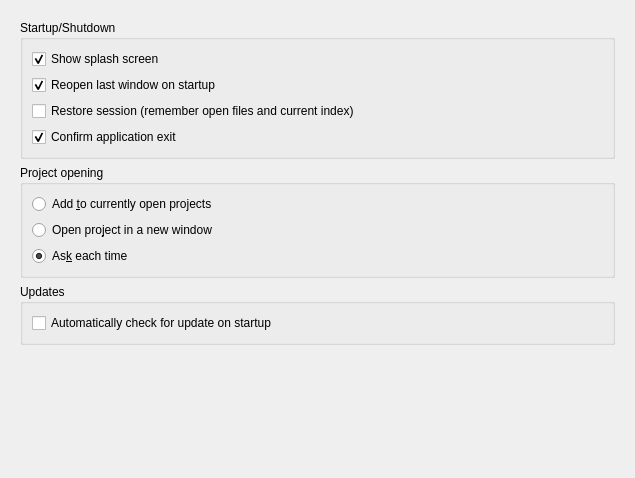
<?xml version="1.0" encoding="UTF-8"?>
<ui version="4.0">
 <class>Form</class>
 <widget class="QWidget" name="Form">
  <property name="geometry">
   <rect>
    <x>0</x>
    <y>0</y>
    <width>635</width>
    <height>478</height>
   </rect>
  </property>
  <property name="windowTitle">
   <string>Form</string>
  </property>
  <layout class="QVBoxLayout" name="verticalLayout">
   <item>
    <widget class="QScrollArea" name="scrollArea">
     <property name="frameShape">
      <enum>QFrame::NoFrame</enum>
     </property>
     <property name="widgetResizable">
      <bool>true</bool>
     </property>
     <widget class="QWidget" name="scrollAreaWidgetContents">
      <property name="geometry">
       <rect>
        <x>0</x>
        <y>0</y>
        <width>623</width>
        <height>466</height>
       </rect>
      </property>
      <layout class="QVBoxLayout" name="verticalLayout_2">
       <item>
        <widget class="QGroupBox" name="groupBox">
         <property name="title">
          <string>Startup/Shutdown</string>
         </property>
         <layout class="QVBoxLayout" name="verticalLayout_3">
          <item>
           <widget class="QCheckBox" name="cb_splashscreen">
            <property name="toolTip">
             <string>Show/Hide splashscreen on application startup.</string>
            </property>
            <property name="text">
             <string>Show splash screen</string>
            </property>
            <property name="checked">
             <bool>true</bool>
            </property>
           </widget>
          </item>
          <item>
           <widget class="QCheckBox" name="cb_reopen">
            <property name="toolTip">
             <string>Reopen most recent project automatically</string>
            </property>
            <property name="text">
             <string>Reopen last window on startup</string>
            </property>
            <property name="checked">
             <bool>true</bool>
            </property>
           </widget>
          </item>
          <item>
           <widget class="QCheckBox" name="cb_restore_session">
            <property name="toolTip">
             <string>Restore session (remember open files and current editor)</string>
            </property>
            <property name="text">
             <string>Restore session (remember open files and current index)</string>
            </property>
           </widget>
          </item>
          <item>
           <widget class="QCheckBox" name="cb_confirm_exit">
            <property name="toolTip">
             <string>Ask for confirmation before quitting the application.</string>
            </property>
            <property name="text">
             <string>Confirm application exit </string>
            </property>
            <property name="checked">
             <bool>true</bool>
            </property>
           </widget>
          </item>
         </layout>
        </widget>
       </item>
       <item>
        <widget class="QGroupBox" name="groupBox_3">
         <property name="enabled">
          <bool>true</bool>
         </property>
         <property name="title">
          <string>Project opening</string>
         </property>
         <layout class="QVBoxLayout" name="verticalLayout_5">
          <item>
           <widget class="QRadioButton" name="rb_open_proj_in_same">
            <property name="toolTip">
             <string>&lt;html&gt;&lt;head/&gt;&lt;body&gt;&lt;p&gt;Add project to the current window (add to currently open projects)&lt;/p&gt;&lt;/body&gt;&lt;/html&gt;</string>
            </property>
            <property name="text">
             <string>Add &amp;to currently open projects</string>
            </property>
           </widget>
          </item>
          <item>
           <widget class="QRadioButton" name="rb_open_proj_in_new">
            <property name="toolTip">
             <string>&lt;html&gt;&lt;head/&gt;&lt;body&gt;&lt;p&gt;Open project in a new window.&lt;/p&gt;&lt;/body&gt;&lt;/html&gt;</string>
            </property>
            <property name="text">
             <string>Open pro&amp;ject in a new window</string>
            </property>
            <property name="checked">
             <bool>false</bool>
            </property>
           </widget>
          </item>
          <item>
           <widget class="QRadioButton" name="rb_open_proj_ask">
            <property name="toolTip">
             <string>Always ask</string>
            </property>
            <property name="text">
             <string>As&amp;k each time</string>
            </property>
            <property name="checked">
             <bool>true</bool>
            </property>
           </widget>
          </item>
         </layout>
        </widget>
       </item>
       <item>
        <widget class="QGroupBox" name="groupBox_2">
         <property name="title">
          <string>Updates</string>
         </property>
         <layout class="QVBoxLayout" name="verticalLayout_4">
          <item>
           <widget class="QCheckBox" name="cb_check_for_updates">
            <property name="toolTip">
             <string>Check for updates on application startup</string>
            </property>
            <property name="text">
             <string>Automatically check for update on startup</string>
            </property>
           </widget>
          </item>
         </layout>
        </widget>
       </item>
       <item>
        <spacer name="verticalSpacer">
         <property name="orientation">
          <enum>Qt::Vertical</enum>
         </property>
         <property name="sizeHint" stdset="0">
          <size>
           <width>20</width>
           <height>40</height>
          </size>
         </property>
        </spacer>
       </item>
      </layout>
     </widget>
    </widget>
   </item>
  </layout>
 </widget>
 <resources/>
 <connections/>
</ui>
